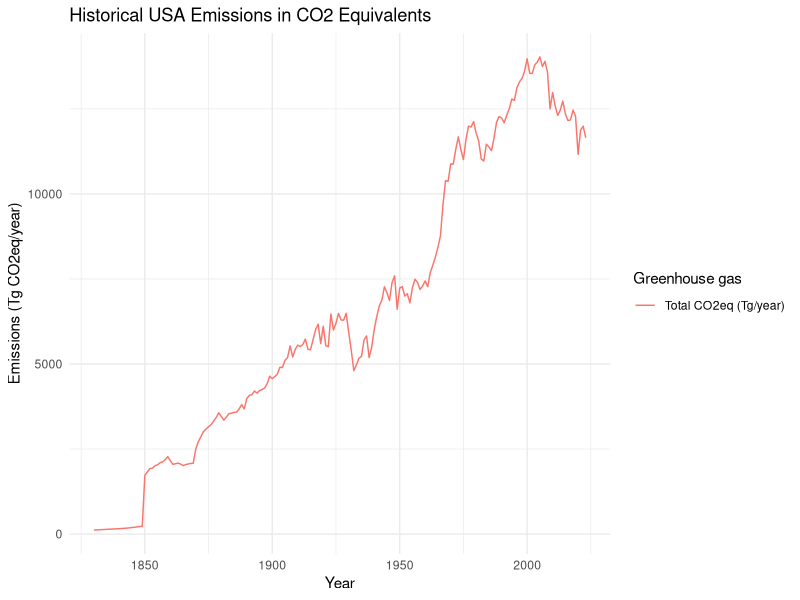
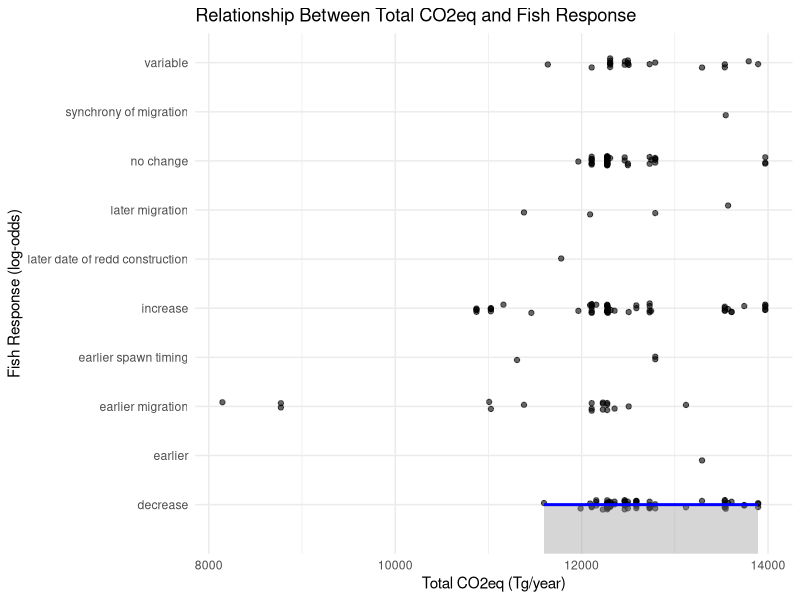
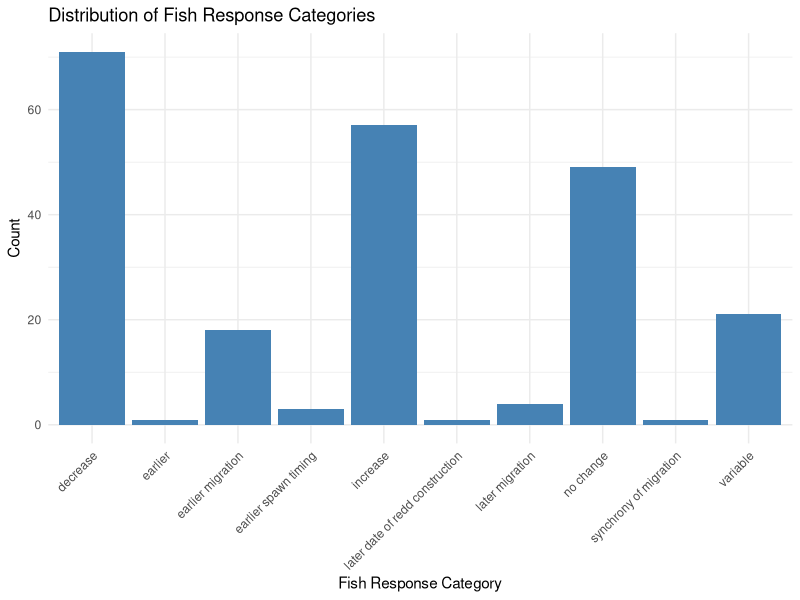

Recreate these plots in R, in order.
## Load libraries
library(tidyverse)
library(readxl)
library(ggplot2)
library(rstatix)
library(knitr)
library(gganimate)

## Load data
### Emissions from 1830 to 2023
emissions_data <- read_excel("USA Emissions.xlsx")
head(emissions_data)

## Fish data
fish_data <- read_csv("database (3).csv")
head(fish_data)
colnames(fish_data)

## Standardize Units, convert CH4 and N2O to CO2 equivalents
# GWP (Global Warming Potential): CH4 = 25, N2O = 298
emissions_data <- emissions_data %>%
  mutate(
    CH4_in_CO2eq = if_else(Gas == "CH[4]", Data * 25, 0),
    N2O_in_CO2eq = if_else(Gas == "N[2]*O", Data * 298, 0),
    CO2_in_CO2eq = if_else(Gas == "CO[2]", Data * 1000, 0), 
    Total_CO2eq = CH4_in_CO2eq + N2O_in_CO2eq + CO2_in_CO2eq
  ) %>%
  group_by(Year) %>%
  summarize(Total_CO2eq = sum(Total_CO2eq, na.rm = TRUE))

head(emissions_data)
# Summary for emissions
summary(emissions_data)


## Merge dataset
merged_data <- fish_data %>%
  mutate(Fish_Response = as.factor(Fish_Response)) %>%
  inner_join(emissions_data, by = "Year")
head(merged_data)


### Visualize Emissions Over Time
ggplot(emissions_data, aes(x = Year)) +
  geom_line(aes(y = Total_CO2eq, color = "Total CO2eq (Tg/year)")) +
  labs(
    title = "Historical USA Emissions in CO2 Equivalents",
    x = "Year",
    y = "Emissions (Tg CO2eq/year)",
    color = "Greenhouse gas"
  ) +
  theme_minimal()

### Animation: Emissions Over Time
ggplot(emissions_data, aes(x = Year, y = Total_CO2eq)) +
  geom_line(color = "blue") +
  labs(
    title = "Animated Emissions Over Time",
    x = "Year",
    y = "Total CO2eq (Tg/year)"
  ) +
  transition_reveal(Year) +
  theme_minimal()


## Statistical Analysis
### Model Relationship Between Emissions and Fish Response
# Logistic regression to analyze relationship
model <- glm(Fish_Response ~ Total_CO2eq, 
             data = merged_data, 
             family = "binomial")
summary(model)

## Visualize the relationship
ggplot(merged_data, aes(x = Total_CO2eq, y = Fish_Response)) +
  geom_jitter(width = 0.1, height = 0.1, alpha = 0.6) +
  geom_smooth(method = "glm", method.args = list(family = "binomial"), color = "blue") +
  labs(
    title = "Relationship Between Total CO2eq and Fish Response",
    x = "Total CO2eq (Tg/year)",
    y = "Fish Response (log-odds)"
  ) +
  theme_minimal()


# Summary for fish response
fish_data %>% count(Fish_Response)

### Visualization: Fish Response Distribution
ggplot(fish_data, aes(x = Fish_Response)) +
  geom_bar(fill = "steelblue") +
  labs(
    title = "Distribution of Fish Response Categories",
    x = "Fish Response Category",
    y = "Count"
  ) +
  theme_minimal() +
  theme(
    axis.text.x = element_text(angle = 45, hjust = 1)
  )
